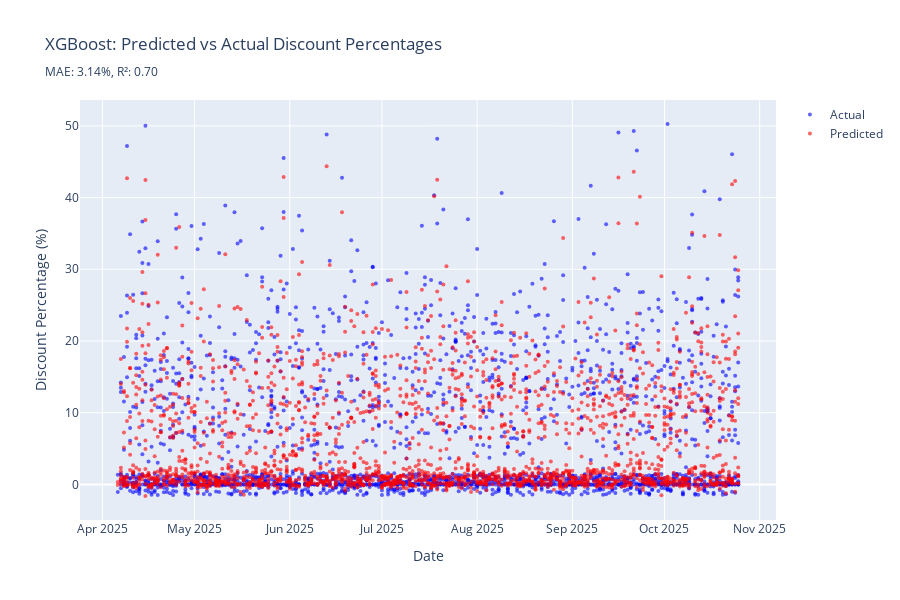

Notebook code cell kept with this figure:
### Code cell
# Visualize predictions
test_dates = df_xgb['Date'].iloc[train_size:].values

fig = go.Figure()

fig.add_trace(go.Scatter(
    x=test_dates,
    y=y_test_np,
    mode='markers',
    name='Actual',
    marker=dict(size=4, color='blue', opacity=0.6)
))

fig.add_trace(go.Scatter(
    x=test_dates,
    y=xgb_predictions,
    mode='markers',
    name='Predicted',
    marker=dict(size=4, color='red', opacity=0.6)
))

fig.update_layout(
    title=f'XGBoost: Predicted vs Actual Discount Percentages<br><sub>MAE: {xgb_metrics["MAE"]:.2f}%, R²: {xgb_metrics["R2"]:.2f}</sub>',
    xaxis_title='Date',
    yaxis_title='Discount Percentage (%)',
    hovermode='x unified',
    height=600
)

fig.show()

### Figure 1 — Plotly figure (JSON) as saved in the notebook; plotly's stock layout.template omitted (floating-point values rounded to 4 significant figures; data arrays with more than 128 entries replaced by an {"elided": "..."} marker saying what was removed)
{"data": [{"marker": {"color": "blue", "opacity": 0.6, "size": 4}, "mode": "markers", "name": "Actual", "type": "scatter", "x": {"elided": "2194 str values"}, "y": {"elided": "2194 float values"}}, {"marker": {"color": "red", "opacity": 0.6, "size": 4}, "mode": "markers", "name": "Predicted", "type": "scatter", "x": {"elided": "2194 str values"}, "y": {"elided": "2194 float values"}}], "layout": {"height": 600, "hovermode": "x unified", "title": {"text": "XGBoost: Predicted vs Actual Discount Percentages<br><sub>MAE: 3.14%, R²: 0.70</sub>"}, "xaxis": {"title": {"text": "Date"}}, "yaxis": {"title": {"text": "Discount Percentage (%)"}}}}
